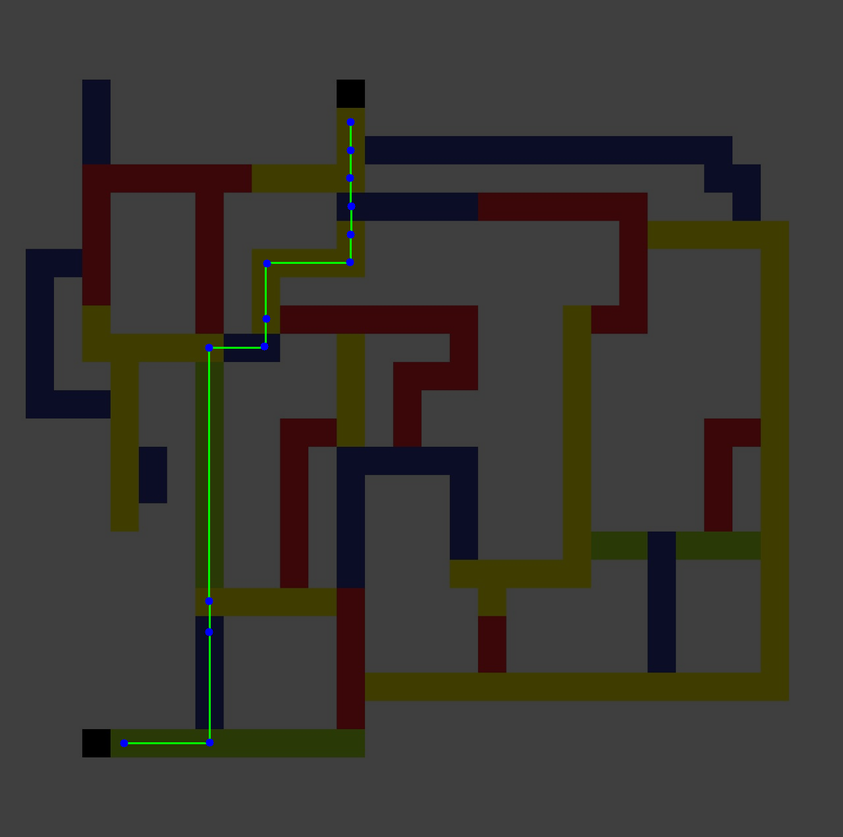
#> input picture data.png, 843 x 837 px, shrunk from 1280 x 1272 before the run
$ python main.py --image data.png
#> lines starting #> are read from the running program, lines starting #| are printed output that depends on the picture; after the words box and inside, x2 and y2 are one past the last pixel; in counts of white or black regions, pixels touching at a corner belong together
### src/image_to_graph.py
# src/image_to_graph.py
import math, json
from typing import Tuple, List, Dict
import numpy as np
import cv2

# Configurable color / speed mapping outside if needed
COLOR_SPEED = {"red":1.0, "blue":2.0, "green":3.0, "yellow":4.0}
COLOR_HSV_RANGES = {
    "red": [((0, 80, 50), (12, 255, 255)), ((160, 80, 50), (179, 255, 255))],
    "blue": [((90, 80, 50), (140, 255, 255))],
    "green": [((35, 60, 50), (90, 255, 255))],
    "yellow": [((15, 100, 100), (40, 255, 255))],
}

def load_image_rgb(path: str) -> np.ndarray:
    bgr = cv2.imread(path, cv2.IMREAD_COLOR)
    if bgr is None:
        raise FileNotFoundError(f"Image not found: {path}")
    return cv2.cvtColor(bgr, cv2.COLOR_BGR2RGB)

def create_color_masks(rgb: np.ndarray) -> Dict[str, np.ndarray]:
    hsv = cv2.cvtColor(rgb, cv2.COLOR_RGB2HSV)
    masks = {}
    for color, ranges in COLOR_HSV_RANGES.items():
        mask_total = np.zeros(hsv.shape[:2], dtype=np.uint8)
        for lo, hi in ranges:
            m = cv2.inRange(hsv, np.array(lo, dtype=np.uint8), np.array(hi, dtype=np.uint8))
            mask_total = cv2.bitwise_or(mask_total, m)
        kernel = cv2.getStructuringElement(cv2.MORPH_ELLIPSE, (5,5))
        mask_total = cv2.morphologyEx(mask_total, cv2.MORPH_OPEN, kernel)
        mask_total = cv2.morphologyEx(mask_total, cv2.MORPH_CLOSE, kernel)
        masks[color] = (mask_total > 0).astype(np.uint8)
    return masks

def skeletonize_fallback(bin_img: np.ndarray) -> np.ndarray:
    """
    Fast skeletonization:
      - Prefer cv2.ximgproc.thinning if available
      - Else prefer skimage.skeletonize if present
      - Else use iterative morphological skeleton (fast enough)
    Input: bin_img -> 0/1 uint8
    Output: 0/1 uint8 skeleton
    """
    if hasattr(cv2, "ximgproc"):
        try:
            thin = cv2.ximgproc.thinning((bin_img*255).astype(np.uint8),
                                        thinningType=cv2.ximgproc.THINNING_ZHANGSUEN)
            return (thin>0).astype(np.uint8)
        except Exception:
            pass
    try:
        from skimage.morphology import skeletonize as sk_skel
        thin = sk_skel(bin_img.astype(bool))
        return thin.astype(np.uint8)
    except Exception:
        pass
    # Morphological skeleton (fast)
    img = (bin_img*255).astype(np.uint8)
    skel = np.zeros_like(img)
    element = cv2.getStructuringElement(cv2.MORPH_CROSS, (3,3))
    while True:
        eroded = cv2.erode(img, element)
        temp = cv2.dilate(eroded, element)
        temp = cv2.subtract(img, temp)
        skel = cv2.bitwise_or(skel, temp)
        img = eroded.copy()
        if cv2.countNonZero(img) == 0:
            break
    return (skel>0).astype(np.uint8)

def detect_black_circles(rgb: np.ndarray) -> List[Dict]:
    """Find large dark blobs (assumes black filled circles for start/target markers)."""
    gray = cv2.cvtColor(rgb, cv2.COLOR_RGB2GRAY)
    _, th = cv2.threshold(gray, 60, 255, cv2.THRESH_BINARY_INV)
    contours, _ = cv2.findContours(th, cv2.RETR_EXTERNAL, cv2.CHAIN_APPROX_SIMPLE)
    circles = []
    for cnt in contours:
        area = cv2.contourArea(cnt)
        if area < 100: continue
        (x,y), r = cv2.minEnclosingCircle(cnt)
        circle_area = math.pi*(r**2)
        if circle_area <= 0: continue
        if area / circle_area > 0.4:
            circles.append({"x": float(x), "y": float(y), "r": float(r), "area": area})
    circles.sort(key=lambda c: c["x"])
    return circles

# [109 lines of commented-out code are left out]

def extract_graph_from_skeleton(skel: np.ndarray, color_masks: Dict[str, np.ndarray],
                                scale_pixels_per_unit: float = 50.0):
    """
    Returns:
      - nodes: [ {"id":"N1","x":cx,"y":cy}, ... ]
      - edges: [ {"from":"N1", "to":"N2", "color":"red", "length_units":..., "time":...}, ... ]

    Now detects:
      - Intersections (degree != 2)
      - Turns (degree == 2 but neighbors not collinear)
    """
    H, W = skel.shape
    coords = np.column_stack(np.where(skel > 0))  # (y,x)
    if len(coords) == 0:
        return [], []

    coords_xy = [(int(x), int(y)) for y, x in coords]
    idx_map = -1 * np.ones_like(skel, dtype=int)
    for i, (x, y) in enumerate(coords_xy):
        idx_map[y, x] = i

    # Build neighbors dict
    neighbors = {}
    for i, (x, y) in enumerate(coords_xy):
        neigh = []
        for dy in [-1, 0, 1]:
            for dx in [-1, 0, 1]:
                if dx == 0 and dy == 0:
                    continue
                nxp, nyp = x + dx, y + dy
                if 0 <= nxp < W and 0 <= nyp < H and skel[nyp, nxp]:
                    neigh.append(idx_map[nyp, nxp])
        neighbors[i] = neigh

    # Detect node pixels: intersections OR turns
    node_pixels = []
    for i, nbs in neighbors.items():
        if len(nbs) != 2:
            node_pixels.append(i)
        elif len(nbs) == 2:
            # check if turn (non-collinear)
            x0, y0 = coords_xy[i]
            n1, n2 = nbs
            x1, y1 = coords_xy[n1]
            x2, y2 = coords_xy[n2]
            # vectors
            v1 = (x1 - x0, y1 - y0)
            v2 = (x2 - x0, y2 - y0)
            # cross product to check non-collinear
            cross = v1[0]*v2[1] - v1[1]*v2[0]
            if abs(cross) > 0:
                node_pixels.append(i)

    # Dilate nodes and label
    node_mask = np.zeros_like(skel, dtype=np.uint8)
    for i in node_pixels:
        x, y = coords_xy[i]
        node_mask[y, x] = 1

    kernel = cv2.getStructuringElement(cv2.MORPH_ELLIPSE, (9, 9))
    dil = cv2.dilate(node_mask, kernel)
    num_labels, labels = cv2.connectedComponents(dil.astype(np.uint8))

    nodes = []
    for lab in range(1, num_labels):
        ys, xs = np.where(labels == lab)
        if len(xs) == 0:
            continue
        cx = float(xs.mean())
        cy = float(ys.mean())
        nodes.append({"id": f"N{lab}", "x": cx, "y": cy})

    # Map skeleton pixels to nearest node
    pixel_to_node = {}
    for idx, (x, y) in enumerate(coords_xy):
        lab = labels[y, x]
        if lab > 0:
            pixel_to_node[idx] = f"N{lab}"

    # Walk skeleton chains to build edges
    edges_tmp = []
    visited = set()
    for idx in range(len(coords_xy)):
        if idx in visited or idx not in pixel_to_node:
            continue
        u = pixel_to_node[idx]
        for nb in neighbors[idx]:
            if nb in pixel_to_node:
                v = pixel_to_node[nb]
                if u != v:
                    edges_tmp.append({"u": u, "v": v, "pts": [coords_xy[idx], coords_xy[nb]]})
                continue
            path = [idx, nb]
            prev, cur = idx, nb
            while True:
                visited.add(cur)
                nbs = [n for n in neighbors[cur] if n != prev]
                if len(nbs) == 0:
                    break
                next_idx = nbs[0]
                path.append(next_idx)
                prev, cur = cur, next_idx
                if cur in pixel_to_node:
                    break
            if cur in pixel_to_node:
                v = pixel_to_node[cur]
                if u == v:
                    continue
                pts = [coords_xy[p] for p in path]
                edges_tmp.append({"u": u, "v": v, "pts": pts})

    # Deduplicate edges & compute lengths/colors
    ded = {}
    for e in edges_tmp:
        key = tuple(sorted([e["u"], e["v"]]))
        if key in ded:
            # keep shorter
            prevlen = sum(math.hypot(p2[0]-p1[0], p2[1]-p1[1])
                          for p1, p2 in zip(ded[key]["pts"][:-1], ded[key]["pts"][1:]))
            curlen = sum(math.hypot(p2[0]-p1[0], p2[1]-p1[1])
                         for p1, p2 in zip(e["pts"][:-1], e["pts"][1:]))
            if curlen < prevlen:
                ded[key] = e
        else:
            ded[key] = e

    final_edges = []
    for (u, v), e in ded.items():
        pts = e["pts"]
        length_px = sum(math.hypot(p2[0]-p1[0], p2[1]-p1[1]) for p1, p2 in zip(pts[:-1], pts[1:]))
        # color counts
        color_counts = {c: 0 for c in COLOR_HSV_RANGES.keys()}
        for (x, y) in pts:
            for yy in range(max(0, y-1), min(H, y+2)):
                for xx in range(max(0, x-1), min(W, x+2)):
                    for c, m in color_masks.items():
                        if m[yy, xx]:
                            color_counts[c] += 1
        dominant = max(color_counts.items(), key=lambda kv: kv[1])[0] \
            if any(v > 0 for v in color_counts.values()) else "red"
        length_units = length_px / scale_pixels_per_unit
        time_sec = length_units / COLOR_SPEED.get(dominant, 1.0)
        # final_edges.append({
        #     "from": u, "to": v,
        #     "color": dominant,
        #     "length_units": length_units,
        #     "time": time_sec,
        #     "length_px": length_px
        # })
        final_edges.append({
            "from": u, "to": v,
            "color": dominant,
            "length_units": length_units,
            "time": time_sec,
            "length_px": length_px,
            "pts": pts   # keep this!
        })

    return nodes, final_edges

### src/coolant_path.py
# src/coolant_path.py
from typing import Dict, List, Tuple, Optional
import heapq
import math

EPS = 1e-12

def dijkstra_deterministic(nodes: List[Dict], edges: List[Dict], start_id: str, target_id: str) -> Tuple[List[str], float]:
    """
    nodes: [{"id":...}, ...]
    edges: [{"from":u,"to":v,"time":t,...}, ...] (we expect undirected conduits; edges can be added both ways)
    Returns: (path_list, total_time) or ([], inf) if unreachable.
    Tie-breakers:
      1) minimize total time
      2) minimize hops among equal-time paths
      3) deterministic choice: lexicographically smaller predecessors
    """
    node_ids = {n["id"] for n in nodes}
    if start_id not in node_ids or target_id not in node_ids:
        raise ValueError("start/target must be valid node ids")
    # adjacency
    adj = {nid: [] for nid in node_ids}
    for e in edges:
        u, v = e["from"], e["to"]
        t = float(e["time"])
        # add both directions
        adj[u].append((v, t))
        adj[v].append((u, t))
    dist = {nid: math.inf for nid in node_ids}
    hops = {nid: 10**18 for nid in node_ids}
    parent: Dict[str, Optional[str]] = {nid: None for nid in node_ids}
    dist[start_id] = 0.0
    hops[start_id] = 0
    heap = [(0.0, 0, start_id)]
    while heap:
        t_u, h_u, u = heapq.heappop(heap)
        if t_u > dist[u] + EPS: continue
        if abs(t_u - dist[u]) <= EPS and h_u > hops[u]: continue
        if u == target_id:
            break
        for v, w in adj[u]:
            t_v = t_u + w
            h_v = h_u + 1
            if t_v + EPS < dist[v]:
                dist[v] = t_v
                hops[v] = h_v
                parent[v] = u
                heapq.heappush(heap, (t_v, h_v, v))
            elif abs(t_v - dist[v]) <= EPS:
                if h_v < hops[v]:
                    hops[v] = h_v
                    parent[v] = u
                    heapq.heappush(heap, (t_v, h_v, v))
                elif h_v == hops[v]:
                    if parent[v] is None or (u < parent[v]):
                        parent[v] = u
                        heapq.heappush(heap, (t_v, h_v, v))
    if dist[target_id] == math.inf:
        return [], math.inf
    # reconstruct path
    path = []
    cur = target_id
    while cur is not None:
        path.append(cur)
        cur = parent[cur]
    path.reverse()
    return path, dist[target_id]

### main.py
# main.py
import argparse
import numpy as np
from src.image_to_graph import load_image_rgb, create_color_masks, skeletonize_fallback, detect_black_circles, extract_graph_from_skeleton
from src.coolant_path import dijkstra_deterministic
from src.visualize import draw_overlay

def main():
    ap = argparse.ArgumentParser()
    ap.add_argument("--image", required=True, help="Path to plant image (PNG/JPG).")
    ap.add_argument("--scale", type=float, default=50.0, help="Pixels-per-unit (default 50).")
    ap.add_argument("--start", help="Start node id (optional). If omitted, auto-mapped from black marker).")
    ap.add_argument("--target", help="Target node id (optional).")
    ap.add_argument("--out-json", default="extracted_graph.json")
    ap.add_argument("--out-image", default="overlay_highlighted.png")
    args = ap.parse_args()

    rgb = load_image_rgb(args.image)
#> in load_image_rgb, bgr is the input picture: shape (837, 843, 3); mean B, G, R 50.4, 55.8, 58.4
    masks = create_color_masks(rgb)
#> after the loop in create_color_masks, `for color, ranges in COLOR_HSV_RANGES.items():`: masks = 4 items
#> masks = 4 items
    combined = None
    for m in masks.values():
        combined = m if combined is None else (combined | m)
#> this loop made 4 passes
#> pass 1, in main, `combined = m if combined is None else (combined | m)`:
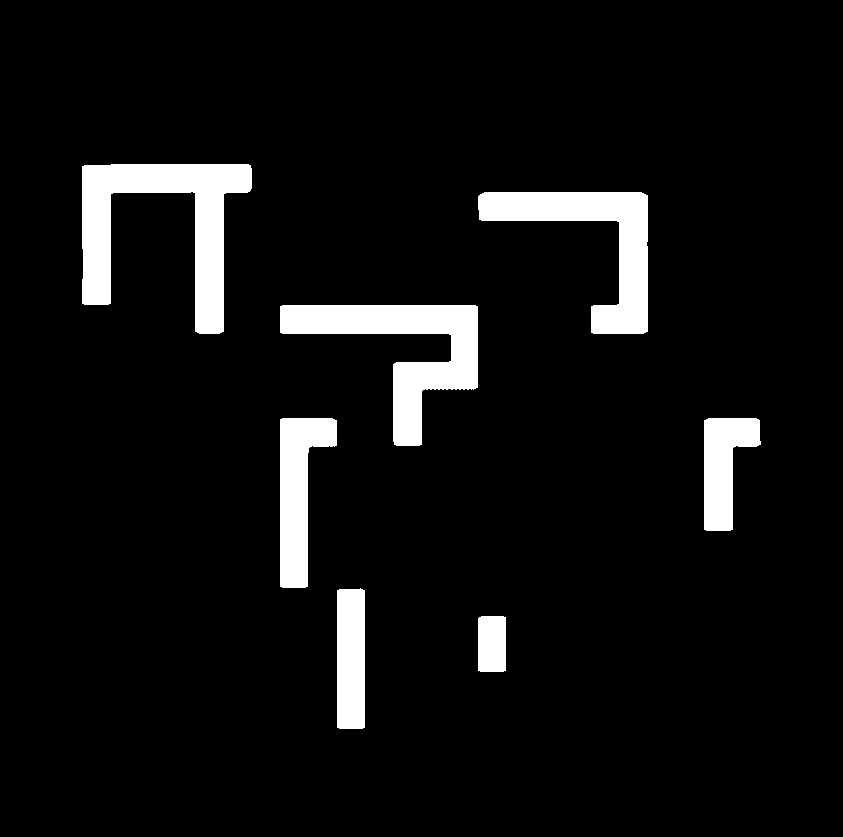
#> combined: shape (837, 843); values 0 (black) and 1 (white), 6.6% white; 7 white regions, largest, box (x1, y1, x2, y2) and area: (82, 164, 252, 334) 12178, (280, 305, 478, 446) 10458, (478, 192, 648, 334) 8971
    kernel = cv2.getStructuringElement(cv2.MORPH_ELLIPSE, (5,5))
#> kernel = [[0, 0, 1, 0, 0], [1, 1, 1, 1, 1], [1, 1, 1, 1, 1], [1, 1, 1, 1, 1], [0, 0, 1, 0, 0]]
    filled = cv2.morphologyEx((combined>0).astype(np.uint8)*255, cv2.MORPH_CLOSE, kernel)
    skel = skeletonize_fallback((filled>0).astype(np.uint8))
    circles = detect_black_circles(rgb)
#> in detect_black_circles, `_, th = cv2.threshold(gray, 60, 255, cv2.THRESH_BINARY_INV)`:
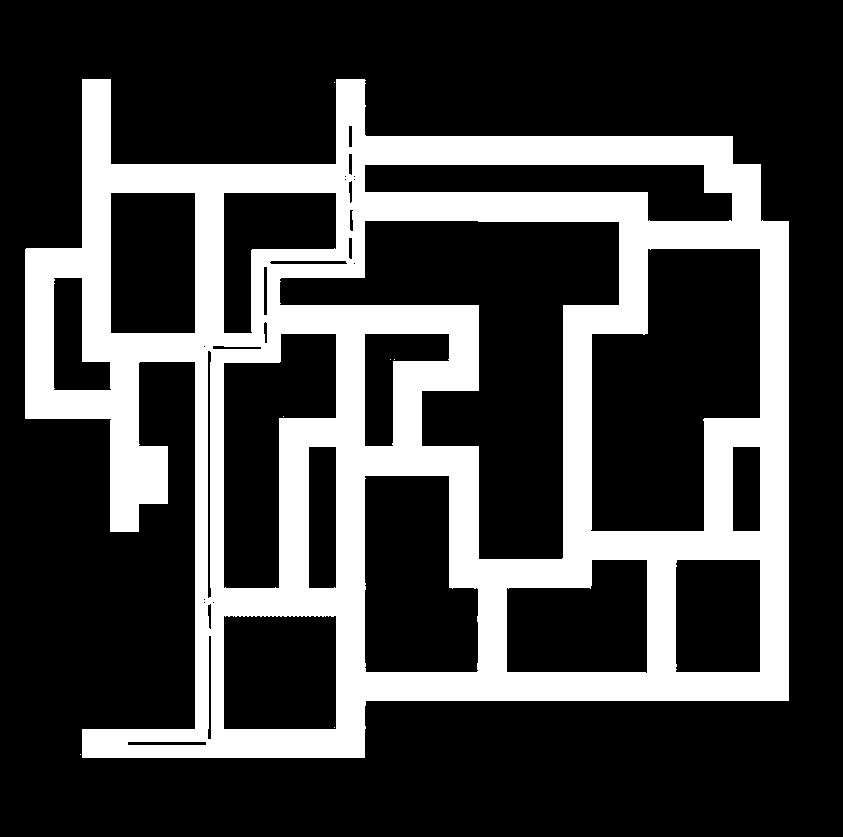
#> th: shape (837, 843); 25.8% white; 7 white regions (6 under 20 px)
#> in detect_black_circles, `contours, _ = cv2.findContours(th, cv2.RETR_EXTERNAL, cv2.CHAIN_APPROX..`: contours = 3 contours, 2 with area under 20; largest, box (x1, y1, x2, y2) and area: (25, 79, 789, 758) 384095
#> the loop in detect_black_circles, `for cnt in contours:` made 3 passes
#> (area, x, y, r, circle_area) on pass 3: (384095, 409.9, 418, 471.7, 698878.8)
#> after the loop in detect_black_circles, `for cnt in contours:`: circles = 1 item
#> circles = 1 item
    nodes, edges = extract_graph_from_skeleton(skel, masks, scale_pixels_per_unit=args.scale)
#> in extract_graph_from_skeleton, `coords = np.column_stack(np.where(skel > 0))`: coords = 2106 pairs, first value 121 to 751, second value 96 to 745
#> in extract_graph_from_skeleton, `coords_xy = [(int(x), int(y)) for y, x in coords]`: coords_xy = 2106 pairs, first value 96 to 745, second value 121 to 751
#> the loop in extract_graph_from_skeleton, `for i, (x, y) in enumerate(coords_xy):` made 2106 passes
#> (x, y) on passes 1 to 3: (350, 121), (350, 150), (177, 177)
#> after the loop in extract_graph_from_skeleton, `for i, (x, y) in enumerate(coords_xy):`:
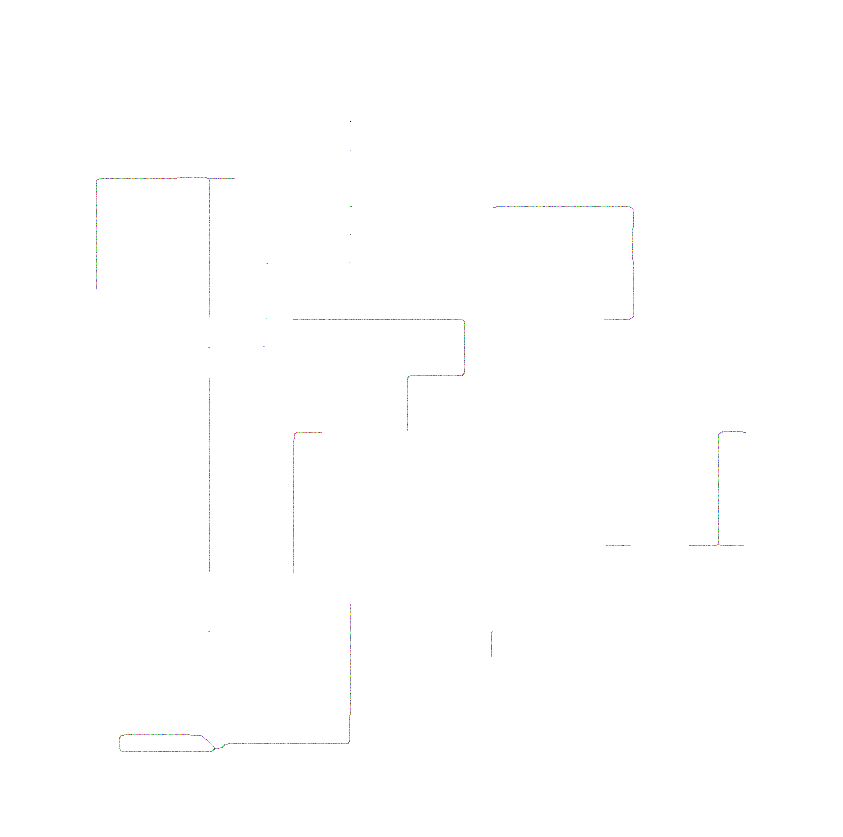
#> idx_map: shape (837, 843) int64; 2107 distinct labels, from -1 to 2105; one colour per label, 0 black, -1 white
#> after the loop in extract_graph_from_skeleton, `for i, (x, y) in enumerate(coords_xy):`: neighbors = 2106 items
#> the loop in extract_graph_from_skeleton, `for i, nbs in neighbors.items():` made 2106 passes
#> (x0, y0, n1, n2, x1, y1, x2, y2) on passes 3 to 6: (177, 177, 3, 109, 178, 177, 176, 178), (178, 177, 2, 4, 177, 177, 179, 177), (179, 177, 3, 5, 178, 177, 180, 177), (180, 177, 4, 6, 179, 177, 181, 177)
#> the loop in extract_graph_from_skeleton, `for i in node_pixels:` made 141 passes
#> i on passes 4 to 7: 31, 32, 109, 110
#> in extract_graph_from_skeleton, `dil = cv2.dilate(node_mask, kernel)`:
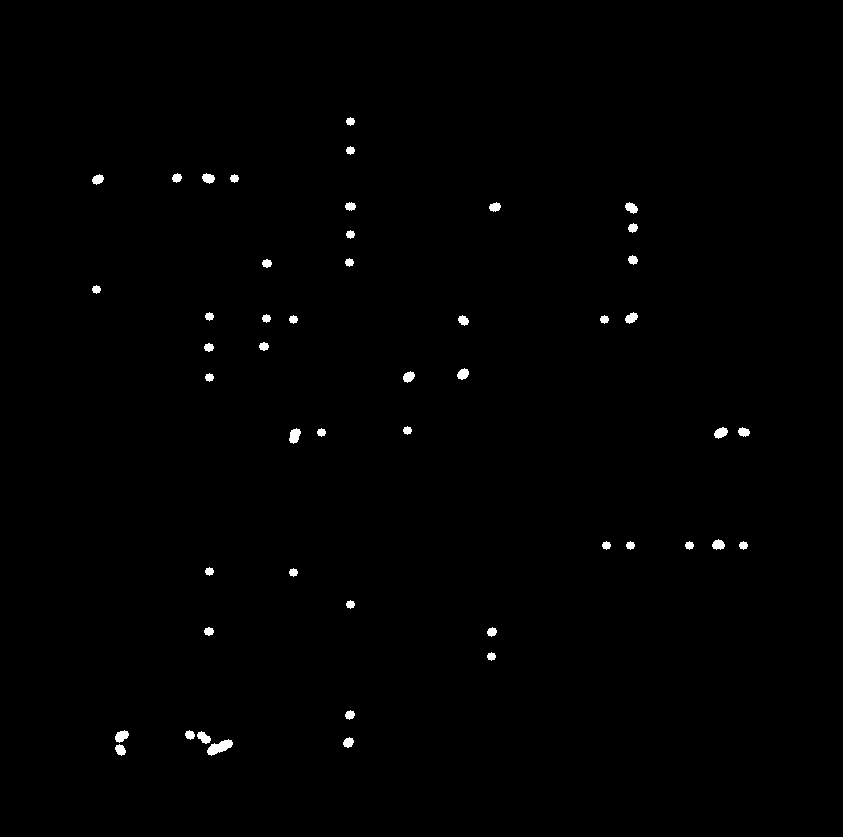
#> dil: shape (837, 843); values 0 (black) and 1 (white), 0.54% white; 49 white regions, largest, box (x1, y1, x2, y2) and area: (207, 739, 233, 756) 238, (289, 428, 301, 444) 132, (115, 730, 129, 743) 121
#> the loop in extract_graph_from_skeleton, `for idx, (x, y) in enumerate(coords_xy):` made 2106 passes
#> the loop in extract_graph_from_skeleton, `for e in edges_tmp:` made 62 passes
#> the loop in extract_graph_from_skeleton, `for (u, v), e in ded.items():` made 31 passes

    # map circles to nearest nodes for start & target if not provided
    start = args.start; target = args.target
    if (not start or not target) and len(circles) >= 2 and nodes:
        # choose leftmost circle as start, rightmost as target
        start_circle = circles[0]; target_circle = circles[-1]
        # [7 lines left out: function nearest, not called in this run]
        if not start: start = nearest(start_circle["x"], start_circle["y"])
        if not target: target = nearest(target_circle["x"], target_circle["y"])

    path, total = dijkstra_deterministic(nodes, edges, start, target)
    print("Fastest Path:", path)
    print("Total Time (seconds):", total)
    import json
    with open(args.out_json, "w") as f:
        json.dump({"scale_pixels_per_unit": args.scale, "nodes": nodes, "edges": edges}, f, indent=2)
    draw_overlay(rgb, masks, skel, nodes, edges, path, args.out_image)

if __name__ == "__main__":
    import cv2
#> (the run stopped early here; a loop or call above may not have finished)
